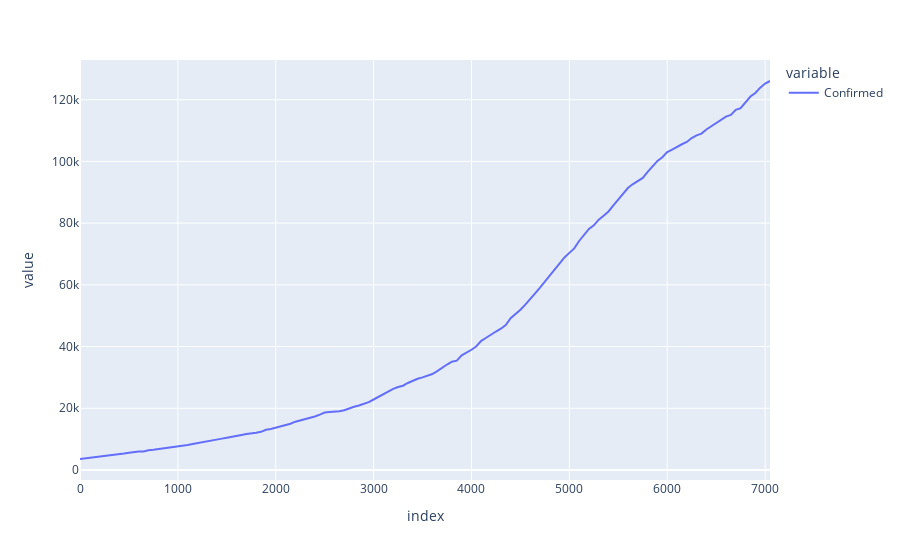

The notebook cell saved with this chart:
### Code cell
state_dfs_raw['Alabama']['Confirmed'].plot()

### Figure 1 — Plotly figure (JSON) as saved in the notebook; plotly's stock layout.template omitted (floating-point values rounded to 4 significant figures; data arrays with more than 128 entries replaced by an {"elided": "..."} marker saying what was removed)
{"data": [{"hovertemplate": "variable=Confirmed<br>index=%{x}<br>value=%{y}<extra></extra>", "legendgroup": "Confirmed", "line": {"color": "#636efa", "dash": "solid"}, "mode": "lines", "name": "Confirmed", "orientation": "v", "showlegend": true, "type": "scatter", "x": {"elided": "142 int values"}, "xaxis": "x", "y": {"elided": "142 int values"}, "yaxis": "y"}], "layout": {"legend": {"title": {"text": "variable"}, "tracegroupgap": 0}, "margin": {"t": 60}, "xaxis": {"anchor": "y", "domain": [0, 1], "title": {"text": "index"}}, "yaxis": {"anchor": "x", "domain": [0, 1], "title": {"text": "value"}}}}
